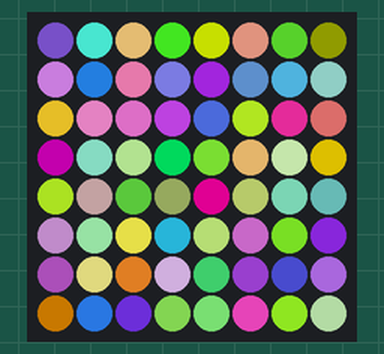
Simulated run of this program. Board: Raspberry Pi (BCM pin numbers) with a Sense HAT. Shown: the Sense HAT's 8×8 RGB LED matrix. Dim RGB values are drawn brighter than linear; random numbers come from a fixed seed; the 64×8 strip is a reading aid, not a part: it shows the text the matrix is scrolling, unrolled, one strip-width of it at a time. At 15.1 s the program stops and its outputs stay as they are.

Above: at 0.1 s.
At 3.18 s:
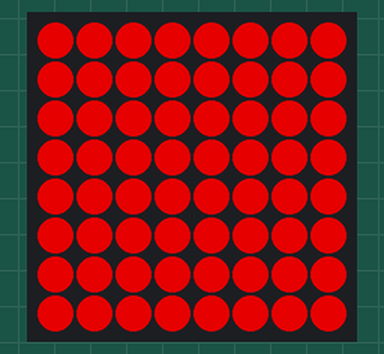
At 4.52 s:
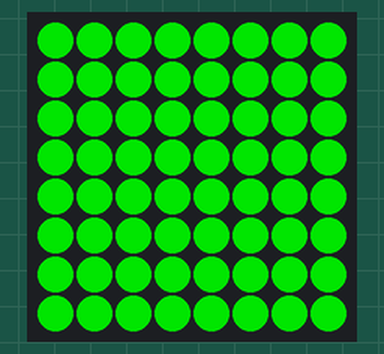
At 5.85 s:
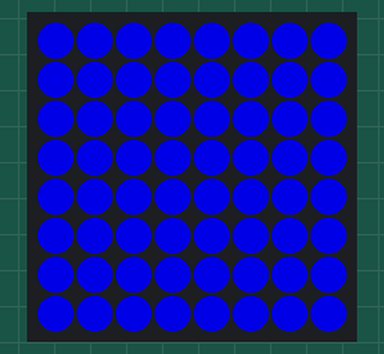
At 11.11 s:
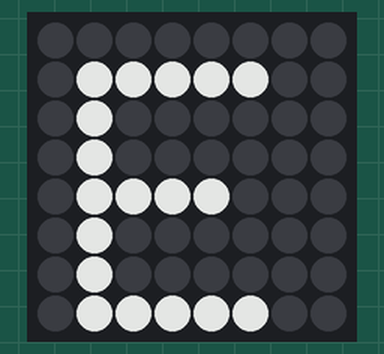
At 14.96 s:
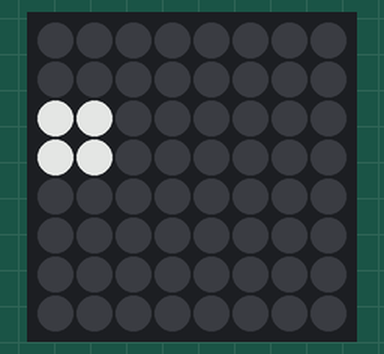

The program:

randomPixels.py
```python
#!/usr/bin/env python3

##############################################################################
##
## Copyright 2015 Markus Prasser
##
## This file is part of SenseHatStuff.
##
##  SenseHatStuff is free software: you can redistribute it and/or modify
##  it under the terms of the GNU General Public License as published by
##  the Free Software Foundation, either version 3 of the License, or
##  (at your option) any later version.
##
##  SenseHatStuff is distributed in the hope that it will be useful,
##  but WITHOUT ANY WARRANTY; without even the implied warranty of
##  MERCHANTABILITY or FITNESS FOR A PARTICULAR PURPOSE.  See the
##  GNU General Public License for more details.
##
##  You should have received a copy of the GNU General Public License
##  along with SenseHatStuff.  If not, see <http://www.gnu.org/licenses/>.
##
##############################################################################

from sense_hat import SenseHat

import random
import time

def main():
    # Initialization stuff
    sense = SenseHat()
    sense.low_light = True
    # Display a random pixel matrix
    pixelValues = [ [ random.randint( 0, 255 ) for j in range( 3 ) ] for i in range( 64 ) ]
    sense.set_pixels( pixelValues )
    time.sleep( 3 )
    # Create a colour 'beat'
    for i in range( 3 ):
        sense.clear( 255, 0, 0 )
        time.sleep ( 0.333 )
        sense.clear( 0, 255, 0 )
        time.sleep ( 0.333 )
        sense.clear( 0, 0, 255 )
        time.sleep ( 0.333 )
    # Toy around with text display
    message = "Einfach Mensch..."
    sense.show_message( message, 0.05 )
    rotation = 0
    for letter in message:
        sense.set_rotation( rotation, False )
        rotation += 90
        if rotation == 270:
            rotation = 0
        sense.show_letter( letter )
        time.sleep( 0.24 )
    sense.clear()

if __name__ == "__main__":
    main()

# vim: tabstop=8 expandtab shiftwidth=4 softtabstop=4
```
